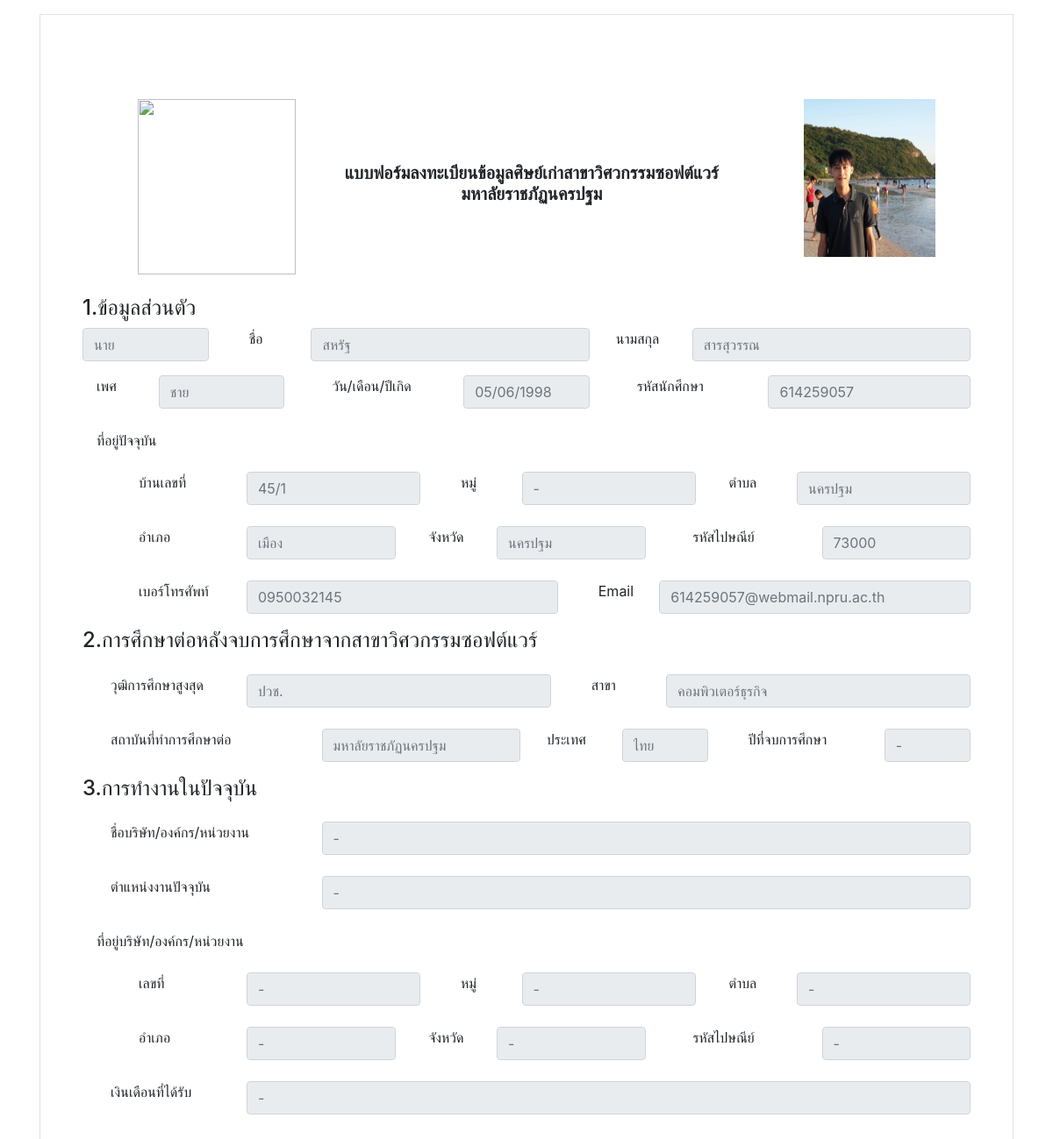
The page /More.php?id=2 on the database its author committed.
### tables this page shows
CREATE TABLE `personal_information` (
  `Member_id` int(11) NOT NULL,
  `img` varchar(255) NOT NULL,
  `Prefix` varchar(6) NOT NULL,
  `F_name` varchar(30) NOT NULL,
  `L_name` varchar(30) NOT NULL,
  `Sex` varchar(4) NOT NULL,
  `Date_of_birth` varchar(20) NOT NULL,
  `Studentcode` char(9) NOT NULL,
  `Phone` varchar(10) NOT NULL,
  `Email` varchar(50) NOT NULL,
  `Highest_education` varchar(20) NOT NULL,
  `Subject` varchar(30) NOT NULL,
  `Institute_for_further_study` varchar(50) NOT NULL,
  `Country` varchar(30) NOT NULL,
  `Graduation_year` varchar(4) NOT NULL,
  `Company_name` varchar(30) NOT NULL,
  `Job_position` varchar(30) NOT NULL,
  `Salary` varchar(7) NOT NULL
);

CREATE TABLE `current_address` (
  `Member_id` int(11) NOT NULL,
  `House_number` varchar(10) NOT NULL,
  `Swine` varchar(5) NOT NULL,
  `District` varchar(20) NOT NULL,
  `Canton` varchar(20) NOT NULL,
  `Province` varchar(20) NOT NULL,
  `Postal_code` varchar(5) NOT NULL
);

CREATE TABLE `work_address` (
  `Member_id` int(11) NOT NULL,
  `House_number` varchar(10) NOT NULL,
  `Swine` varchar(5) NOT NULL,
  `District` varchar(20) NOT NULL,
  `Canton` varchar(20) NOT NULL,
  `Province` varchar(20) NOT NULL,
  `Postal_code` varchar(5) NOT NULL
);

### More.php (the view, shortened to what this page needs)
<html>
<link rel="stylesheet" href="https://stackpath.bootstrapcdn.com/bootstrap/4.4.1/css/bootstrap.min.css">
<head>
</head>
<body>
<?php
    include ('condb1.php');
    $strProductid = null;
    if(isset($_GET["id"])):
        $strProductid = $_GET["id"];
        $sql = "SELECT * FROM personal_information WHERE Member_id = '".$strProductid."';";
        $sql_run = mysqli_query($con,$sql);
        $result = mysqli_fetch_assoc($sql_run);
    endif;
?>
<?php
        $sql1 = "SELECT * FROM current_address WHERE Member_id = '".$strProductid."';";
        $sql_run1 = mysqli_query($con,$sql1);
        $result1 = mysqli_fetch_assoc($sql_run1);
?>
<?php
        $sql2 = "SELECT * FROM work_address WHERE Member_id = '".$strProductid."';";
        $sql_run2 = mysqli_query($con,$sql2);
        $result2 = mysqli_fetch_assoc($sql_run2);
?>
<div class="container mt-3">
<form class="border border p-5" action="register_p.php" method="POST">
<div class="container-fluid mt-5">
<center><div class="row">
<div class="col-2 ml-5">
<img src="img/npru-logo.png" width="180" height="200">
</div>
<div class="col-7"><br><br><br>
<h5><strong>แบบฟอร์มลงทะเบียนข้อมูลศิษย์เก่าสาขาวิศวกรรมซอฟต์แวร์<br>มหาลัยราชภัฏนครปฐม</strong></h5>
</div>
<div class="col-2">
<img src="img/img-user/<?php echo $result['img']; ?>" width="150" height="180">
</div>
</div>
</div>
<br>
<h4>1.ข้อมูลส่วนตัว</h4>
<div class="row">
    <div class="col-2">
    <input type="text" class="form-control" name="Prefix" placeholder="<?php echo $result['Prefix']; ?>" disabled="disabled">
    </div>
    <div class="col-1">
    <label class="form-label ml-3">ชื่อ</label>
    </div>
    <div class="col-4">
        <input type="text" class="form-control" name="Fname" placeholder="<?php echo $result['F_name']; ?>" disabled="disabled">
    </div>
    <div class="col-1">
    <label class="form-label">นามสกุล</label>
    </div>
    <div class="col-4">
        <input type="text" class="form-control" name="Lname" placeholder="<?php echo $result['L_name']; ?>" disabled="disabled">
    </div>
</div>
<div class="row mt-3">
    <div class="col-1">
        <label class="form-label ml-3">เพศ</label>
    </div>
    <div class="col-2">
    <input type="text" class="form-control" name="Sex" placeholder="<?php echo $result['Sex']; ?>" disabled="disabled">
    </div>
    <div class="col-2">
    <label class="form-label ml-4">วัน/เดือน/ปีเกิด</label>
    </div>
    <div class="col-2">
        <input type="text" class="form-control" name="Dateofbirth" placeholder="<?php echo $result['Date_of_birth']; ?>" disabled="disabled">
    </div>
    <div class="col-2">
    <label class="form-label ml-4">รหัสนักศึกษา</label>
    </div>
    <div class="col-3">
        <input type="text" class="form-control" name="Studentcode" placeholder="<?php echo $result['Studentcode']; ?>" disabled="disabled">
    </div>
</div>
<div class="form-group mt-4 ml-3">
    <label>ที่อยู่ปัจจุบัน</label>
    <div class="row mt-3">
        <div class="col-2">
            <label class="form-label ml-5">บ้านเลขที่</label>
        </div>
        <div class="col">
            <input type="text" class="form-control" name="Housenumber" placeholder="<?php echo $result1['House_number']; ?>" disabled="disabled">
        </div>
        <div class="col-1">
            <label class="form-label ml-3">หมู่</label>
        </div>
        <div class="col">
            <input type="text" class="form-control" name="Swine" placeholder="<?php echo $result1['Swine']; ?>" disabled="disabled">
        </div>
        <div class="col-1">
            <label class="form-label ml-2">ตำบล</label>
        </div>
        <div class="col">
            <input type="text" class="form-control" name="District" placeholder="<?php echo $result1['District']; ?>" disabled="disabled">
        </div>
    </div>
</div>
<div class="form-group mt-4 ml-3">
    <div class="row mt-3">
        <div class="col-2">
            <label class="form-label ml-5">อำเภอ</label>
        </div>
        <div class="col">
            <input type="text" class="form-control" name="Canton" placeholder="<?php echo $result1['Canton']; ?>" disabled="disabled">
        </div>
        <div class="col-1">
            <label class="form-label ml-2">จังหวัด</label>
        </div>
        <div class="col">
            <input type="text" class="form-control" name="Province" placeholder="<?php echo $result1['Province']; ?>" disabled="disabled">
        </div>
        <div class="col-2">
            <label class="form-label ml-4">รหัสไปษณีย์</label>
        </div>
        <div class="col">
            <input type="text" class="form-control" name="Postalcode" placeholder="<?php echo $result1['Postal_code']; ?>" disabled="disabled">
        </div>
    </div>
</div>
<div class="form-group mt-4 ml-3">
    <div class="row mt-3">
        <div class="col-2">
            <label class="form-label ml-5">เบอร์โทรศัพท์</label>
        </div>
        <div class="col">
            <input type="number" class="form-control" name="Phone" placeholder="<?php echo $result['Phone']; ?>" disabled="disabled">
        </div>
        <div class="col-1">
            <label class="form-label ml-3">Email</label>
        </div>
        <div class="col">
            <input type="email" class="form-control" name="Email" placeholder="<?php echo $result['Email']; ?>" disabled="disabled">
        </div>
    </div>
</div>
<h4>2.การศึกษาต่อหลังจบการศึกษาจากสาขาวิศวกรรมซอฟต์แวร์</h4>
<div class="form-group mt-4 ml-3">
<div class="row">
    <div class="col-2">
    <label class="form-label ml-3">วุฒิการศึกษาสูงสุด</label>
    </div>
    <div class="col">
        <input type="text" class="form-control" name="Highesteducation" placeholder="<?php echo $result['Highest_education']; ?>" disabled="disabled">
    </div>
    <div class="col-1 ml-3">
    <label class="form-label">สาขา</label>
    </div>
    <div class="col">
        <input type="text" class="form-control" name="Subject" placeholder="<?php echo $result['Subject']; ?>" disabled="disabled">
    </div>
</div>
</div>
<div class="form-group mt-4 ml-3">
    <div class="row mt-3">
        <div class="col-3">
            <label class="form-label ml-3">สถาบันที่ทำการศึกษาต่อ</label>
        </div>
        <div class="col-3">
            <input type="text" class="form-control" name="Instituteforfurtherstudy" placeholder="<?php echo $result['Institute_for_further_study']; ?>" disabled="disabled">
        </div>
        <div class="col-1">
            <label class="form-label">ประเทศ</label>
        </div>
        <div class="col">
            <input type="text" class="form-control" name="Country" placeholder="<?php echo $result['Country']; ?>" disabled="disabled">
        </div>
        <div class="col-2">
            <label class="form-label ml-3">ปีที่จบการศึกษา</label>
        </div>
        <div class="col">
            <input type="text" class="form-control" name="Graduationyear" placeholder="<?php echo $result['Graduation_year']; ?>" disabled="disabled">
        </div>
    </div>
</div>
<h4>3.การทำงานในปัจจุบัน</h4>
<div class="form-group mt-4 ml-3">
    <div class="row">
        <div class="col-3">
            <label class="form-label ml-3">ชื่อบริษัท/องค์กร/หน่วยงาน</label>
        </div>
        <div class="col">
            <input type="text" class="form-control" name="Companyname" placeholder="<?php echo $result['Company_name']; ?>" disabled="disabled">
        </div>
    </div>
</div>
<div class="form-group mt-4 ml-3">
    <div class="row mt-3">
        <div class="col-3">
            <label class="form-label ml-3">ตำแหน่งงานปัจจุบัน</label>
        </div>
        <div class="col">
            <input type="text" class="form-control" name="Jobposition" placeholder="<?php echo $result['Job_position']; ?>" disabled="disabled">
        </div>
    </div>
</div>
<div class="form-group mt-4 ml-3">
    <label>ที่อยู่บริษัท/องค์กร/หน่วยงาน</label>
    <div class="row mt-3">
        <div class="col-2">
            <label class="form-label ml-5">เลขที่</label>
        </div>
        <div class="col">
            <input type="text" class="form-control" name="Housenumber2" placeholder="<?php echo $result2['House_number']; ?>" disabled="disabled">
        </div>
        <div class="col-1">
            <label class="form-label ml-3">หมู่</label>
        </div>
        <div class="col">
            <input type="text" class="form-control" name="Swine2" placeholder="<?php echo $result2['Swine']; ?>" disabled="disabled">
        </div>
        <div class="col-1">
            <label class="form-label ml-2">ตำบล</label>
        </div>
        <div class="col">
            <input type="text" class="form-control" name="District2" placeholder="<?php echo $result2['District']; ?>" disabled="disabled">
        </div>
    </div>
</div>
<div class="form-group mt-4 ml-3">
    <div class="row mt-3">
        <div class="col-2">
            <label class="form-label ml-5">อำเภอ</label>
        </div>
        <div class="col">
            <input type="text" class="form-control" name="Canton2" placeholder="<?php echo $result2['Canton']; ?>" disabled="disabled">
        </div>
        <div class="col-1">
            <label class="form-label ml-2">จังหวัด</label>
        </div>
        <div class="col">
            <input type="text" class="form-control" name="Province2" placeholder="<?php echo $result2['Province']; ?>" disabled="disabled">
        </div>
        <div class="col-2">
            <label class="form-label ml-4">รหัสไปษณีย์</label>
        </div>
        <div class="col">
            <input type="text" class="form-control" name="Postalcode2" placeholder="<?php echo $result2['Postal_code']; ?>" disabled="disabled">
        </div>
    </div>
</div>
<div class="form-group mt-4 ml-3">
    <div class="row mt-3">
        <div class="col-2">
            <label class="form-label ml-3">เงินเดือนที่ได้รับ</label>
        </div>
        <div class="col">
            <input type="text" class="form-control" name="Salary" placeholder="<?php echo $result['Salary']; ?>" disabled="disabled">
        </div>
    </div>
</div>
</form>
</div>
</body>
</html>

### rows shown on the page
personal_information: img (picture), Prefix "นาย", Fname "สหรัฐ", Lname "สารสุวรรณ", Sex "ชาย", Dateofbirth "05/06/1998", Studentcode "614259057", Phone "0950032145", Email "614259057@webmail.npru.ac.th", Highesteducation "ปวช.", Subject "คอมพิวเตอร์ธุรกิจ", Instituteforfurtherstudy "มหาลัยราชภัฏนครปฐม", Country "ไทย", Graduationyear "-", Companyname "-", Jobposition "-", Salary "-"
current_address: Housenumber "45/1", Swine "-", District "นครปฐม", Canton "เมือง", Province "นครปฐม", Postalcode "73000"
work_address: Housenumber2 "-", Swine2 "-", District2 "-", Canton2 "-", Province2 "-", Postalcode2 "-"
